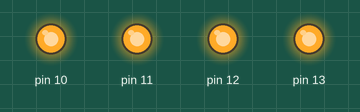
The sketch below on a simulated Arduino Uno, built with avr-gcc and run on an emulated ATmega328P. Parts: output pins drawn as LEDs (lit = HIGH).

Above: at 0.1 s.
Timing chart, 0 to 1.6 s (numbered marks = the images above):
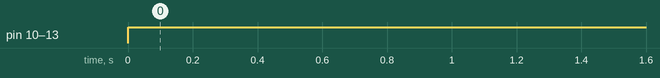

The sketch:

BEEE_MST_01_.ino
```cpp
int value=0;
void setup() {
  Serial .begin(9600);
  pinMode(A0,INPUT);
  pinMode(13,OUTPUT);
  pinMode(12,OUTPUT);
  pinMode(11,OUTPUT);
  pinMode(10,OUTPUT);


}

void loop() {
  {
    if (value<500)

  {
  digitalWrite(13,HIGH);
  digitalWrite(12,HIGH);
  digitalWrite(11,HIGH);
  digitalWrite(10,HIGH);
  }
  else
  {
    digitalWrite(13,HIGH);
    digitalWrite(12,LOW);
    digitalWrite(11,LOW);
      digitalWrite(10,LOW);
  }
  }
}
```

Measured:
- by itself, pin 10–13: LOW → HIGH at 0.00 s
